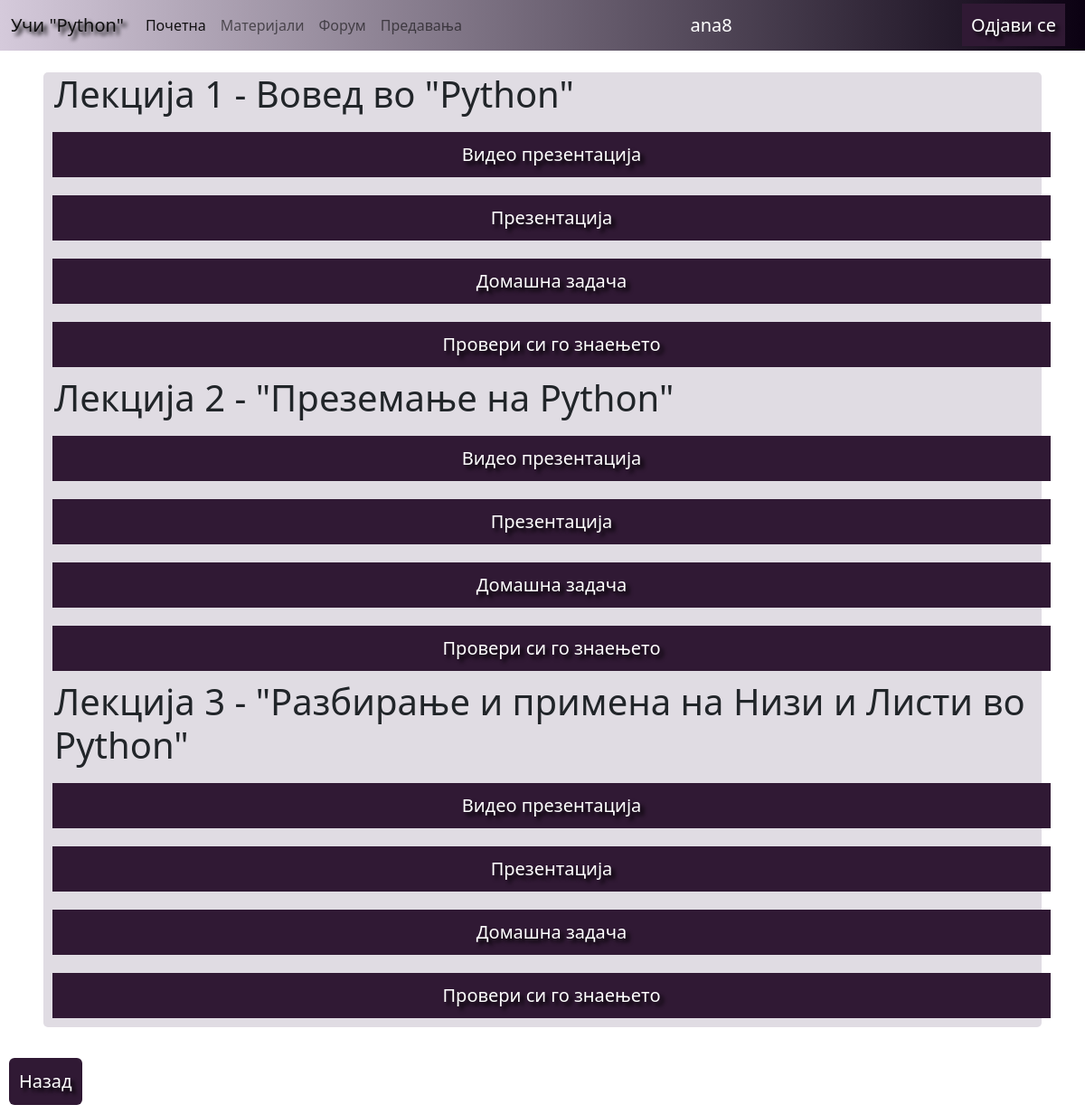
Screenshot of /materials/lessonX/ (signed in) with the database file from the repository.
### learnPython/models.py (models this page shows)
class Lesson(models.Model):
    name = models.CharField(max_length=300, null=True, blank=True)
    user = models.ForeignKey(User, on_delete=models.CASCADE, null=False)
    video = models.CharField(max_length=500)
    presentation = models.CharField(max_length=500)
    homework = models.CharField(max_length=500)

### learnPython/views.py (the view)
# urls.py: path('materials/lessonX/', lessonX, name="lessonX")
@login_required(login_url='login')
def lessonX(request):
    all_lessons = Lesson.objects.filter(user=request.user).all()
    context = {'all_lessons': all_lessons}
    return render(request, 'lessonX.html', context=context)

### learnPython/templates/lessonX.html (shortened to what this page needs)
<!DOCTYPE html>
<html lang="en">
<head>
    <link href="https://cdn.jsdelivr.net/npm/bootstrap@5.2.0-beta1/dist/css/bootstrap.min.css" rel="stylesheet">
</head>
<body>
<nav class="navbar navbar-expand-lg bg-light">
  <div class="container-fluid">
    <a class="navbar-brand" href="#" style="text-shadow: 4px 4px 4px black;">Учи "Python"</a>
    <div class="collapse navbar-collapse" id="navbarNav">
      <ul class="navbar-nav">
        <li class="nav-item">
          <a class="nav-link active" aria-current="page" >Почетна</a>
        </li>
        <li class="nav-item">
          <a class="nav-link" >Материјали</a>
        </li>
        <li class="nav-item">
          <a class="nav-link" >Форум</a>
        </li>
          <li class="nav-item">
          <a class="nav-link"  >Предавања</a>
        </li>
      </ul>
    </div>
      <div class="collapse navbar-collapse" id="user">
          <span>{{ request.user }}</span>
      </div>
      <span ><a class="a_btn" href="{% url 'logout' %}">Одјави се</a></span>
  </div>
</nav>
<section class="Form my-4 mx-5">
    <div class="container">
        <div class="row no-gutters" >
            {% for l in all_lessons %}
                <h1>{{ l.name }}</h1>
                <p class="a_btn">{{ l.video }}</p>
                <p class="a_btn">{{ l.presentation }}</p>
                <p class="a_btn">{{ l.homework }}</p>
                <p class="a_btn">Провери си го знаењето</p>
            {% endfor %}
        </div>
    </div>
</section>
<a class="a_btn btn"  href="{% url 'materials' %}">Назад</a>
</body>
</html>

### rows the page displays
Lesson: name "Лекција 1 - Вовед во \"Python\"", video "Видео презентација", presentation "Презентација", homework "Домашна задача"
Lesson: name "Лекција 2 - \"Преземање на Python\"", video "Видео презентација", presentation "Презентација", homework "Домашна задача"
Lesson: name "Лекција 3 - \"Разбирање и примена на Низи и Листи во Python\"", video "Видео презентација", presentation "Презентација", homework "Домашна задача"

### other values shown
{{ request.user }} "ana8"
